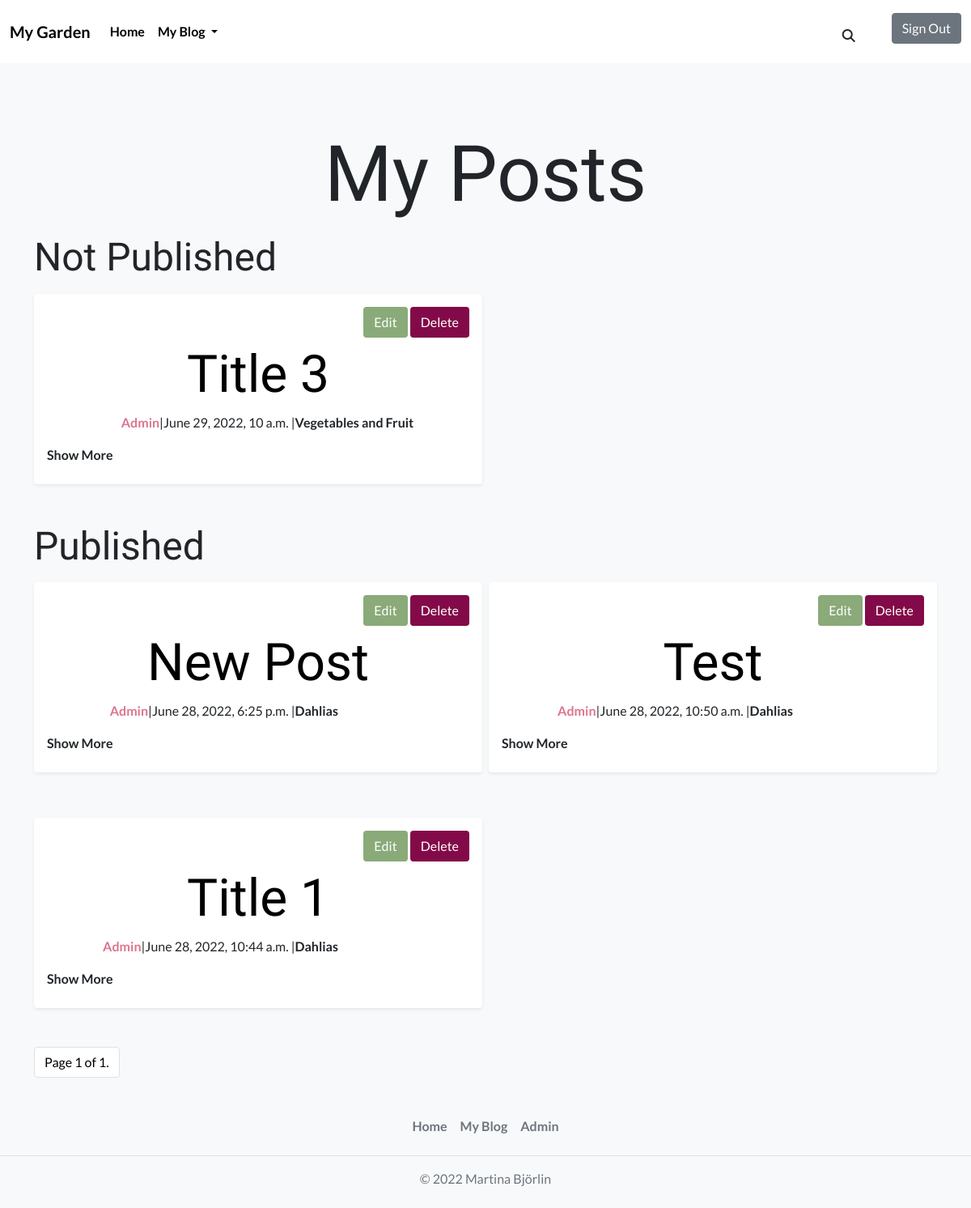
Screenshot of /myblog/posts/ (signed in) with the database file from the repository.
### blog_post/models.py (models this page shows, shortened)
class Post(models.Model):
    PUBLISH_STATUS = ((0, 'Draft'), (1, 'Publish'))
    title = models.CharField(max_length=100)
    slug = models.SlugField(max_length=200, unique=True)
    meta_description = models.CharField(max_length=150, blank=True)
    author = models.ForeignKey(
        User,
        on_delete=models.CASCADE,
        related_name='post_author',
        )
    category = models.ForeignKey(
        Category,
        on_delete=models.CASCADE,
        related_name='post_category',
        )
    created_on = models.DateTimeField(auto_now_add=True)
    updated_on = models.DateTimeField(auto_now=True)
    content = models.TextField()
    published = models.IntegerField(choices=PUBLISH_STATUS, default=0)
    publish_date = models.DateTimeField(blank=True, null=True)
    likes = models.ManyToManyField(
        Profile,
        related_name='post_likes',
        default=[0],
        blank=True
        )
    number_of_likes = models.BigIntegerField(default='0')
    liked = models.BooleanField(default=False)
    post_img = CloudinaryField(
        'post_image',
        default='default_image'
        )
    class Meta:
        ordering = ['-created_on']

class Category(models.Model):
    name = models.CharField(
        max_length=50,
        unique=True,
        blank=False,
        null=False,
        )
    slug = models.SlugField(
        max_length=200,
        unique=True,
        blank=False,
        null=False,
        )
    category_img = CloudinaryField(
        'category_image',
        default='default_image',
        )
    class Meta:
        verbose_name_plural = "categories"
    def __str__(self):
        return f'{self.name}'

### blog/views.py (the view)
# urls.py: path('posts/', views.MyBlogPostList.as_view(), name='my_blog'),
class MyBlogPostList(ListView):
    model = Post
    template_name = 'my_blog.html'
    paginate_by = 6
    def get_context_data(self, *args, **kwargs):
        context = super(MyBlogPostList, self).get_context_data(**kwargs)
        context['category'] = Category.objects.all()
        return context
    def get_queryset(self):
        all_published_posts = Post.objects.order_by('-created_on')
        for post in all_published_posts:
            post.liked = False
            if post.likes.filter(id=self.request.user.id).exists():
                post.liked = True
        queryset = all_published_posts
        return queryset

### blog/templates/my_blog.html (shortened to what this page needs)
{% extends 'base.html' %}
{% block content %}
<h1 class="my-posts-header mb-3">My Posts</h1>
<div class="row g-2">
    <h2 class="post-status-header">Not Published</h2>
    {% for post in object_list %}
    {% if user.is_authenticated and user == post.author %}
        {% if post.published == 0%}
            {% include 'my_blog_post.html' %}
        {% endif %}
    {% endif %}
    {% endfor %}
</div>
<div class="row g-2">
    <h2 class="post-status-header">Published</h2>
    {% for post in object_list %}
    {% if user.is_authenticated and user == post.author %}
        {% if post.published == 1 %}
            {% include 'my_blog_post.html' %}
        {% endif %}
    {% endif %}
    {% endfor %}
</div>
{% include 'pagination.html' %}
{% endblock %}

### blog/templates/my_blog_post.html (shortened to what this page needs)
{% block content %}
    <div class="col-lg-6 col-md-6 col-sm-12">
        <article class="mx-auto shadow-sm p-3 mb-5 bg-body rounded">
            <div class="row">
                <span class="text-end mb-2">
                    {% if user.is_authenticated and user == post.author %}
                    <a href="{% url 'update_post' post.slug %}" class="btn btn-edit">Edit</a>
                    <a href="{% url 'delete_post' post.slug %}" class="btn btn-delete">Delete</a>
                    {% endif %}
                </span>
                <span class="text-center">
                    <a href="{% url 'blog_post' post.slug %}" class="blog-post-header">
                        <h1 class="display-3 text-capitalize blog-post-header">{{post.title}}</h1>
                    </a>
                </span>
            </div>
            <div class="row">
                <div class="col-lg-7 col-md-12 col-sm-12 g-0">
                    <p class="text-center text-lg-end"><span class="fw-bold post-author">{{post.author}}</span>|{{post.created_on}} |</p>
                </div>
                <div class="col-lg-5 col-md-12 col-sm-12 g-0">
                    <p class="text-center text-lg-start text-md-center text-sm-center fw-bold">{{post.category}}</p>
                </div>
            </div>
            <details class="post-details">
                <summary class="post-detail-summary mb-2">Show More</summary>
        </article>
    </div>
{% endblock %}

### static/css/style.css (style rules this page uses)
h1 { font-family: 'Amatic SC', cursive; font-size: 6rem; }
h2 { font-family: 'Amatic SC', cursive; }
body { font-family: 'Lato', sans-serif; }
a { text-decoration: none; text-align: center; color: black; }
.blog-post-header { display: inline-block; }
.post-author { color: #dc758f; }
.btn-delete { background-color: #830a48; color: white; }
.btn-edit { background-color: #8aaa79; color: white; }
.post-detail-summary { list-style: none; }
.my-posts-header { text-align: center; }
.post-detail-summary { font-weight: bold; }
.post-status-header { font-size: 3rem; }
.post-author { text-align: center; }

### rows the page displays
Post: shows "Edit", title "Title 3", author "Admin", created_on "June 29, 2022, 10 a.m.", category "Vegetables and Fruit"
Post: shows "Edit", title "New Post", author "Admin", created_on "June 28, 2022, 6:25 p.m.", category "Dahlias"
Post: shows "Edit", title "Test", author "Admin", created_on "June 28, 2022, 10:50 a.m.", category "Dahlias"
Post: shows "Edit", title "Title 1", author "Admin", created_on "June 28, 2022, 10:44 a.m.", category "Dahlias"

### other values shown
{{ page_obj.number }} "1"
{{ page_obj.paginator.num_pages }} "1"
